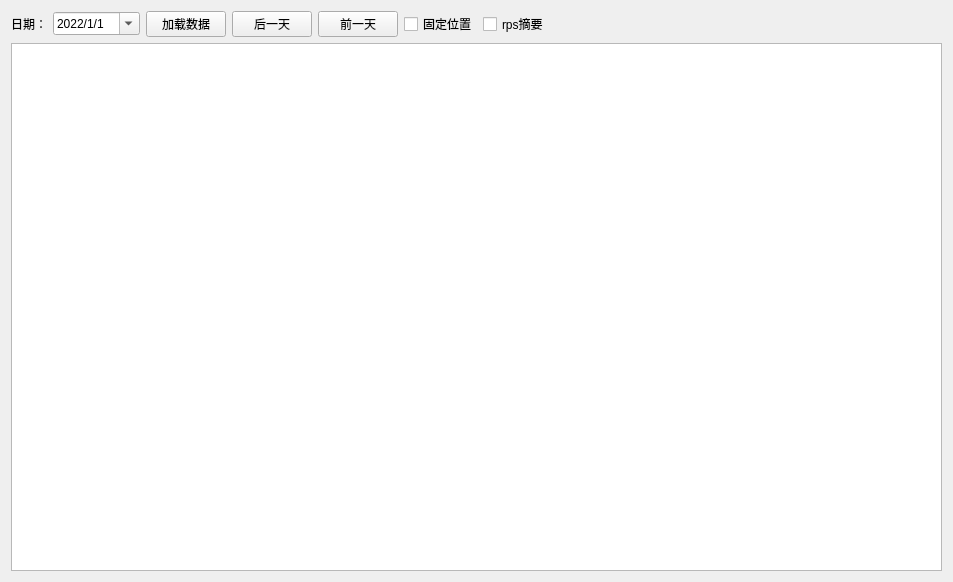
<?xml version="1.0" encoding="UTF-8"?>
<ui version="4.0">
 <class>Form</class>
 <widget class="QWidget" name="Form">
  <property name="geometry">
   <rect>
    <x>0</x>
    <y>0</y>
    <width>953</width>
    <height>582</height>
   </rect>
  </property>
  <property name="windowTitle">
   <string>Form</string>
  </property>
  <layout class="QVBoxLayout" name="verticalLayout_2">
   <item>
    <layout class="QVBoxLayout" name="verticalLayout">
     <item>
      <layout class="QHBoxLayout" name="horizontalLayout">
       <item>
        <widget class="QLabel" name="label">
         <property name="text">
          <string>日期：</string>
         </property>
        </widget>
       </item>
       <item>
        <widget class="QDateTimeEdit" name="dateTimeEdit">
         <property name="dateTime">
          <datetime>
           <hour>0</hour>
           <minute>0</minute>
           <second>0</second>
           <year>2022</year>
           <month>1</month>
           <day>1</day>
          </datetime>
         </property>
         <property name="date">
          <date>
           <year>2022</year>
           <month>1</month>
           <day>1</day>
          </date>
         </property>
         <property name="displayFormat">
          <string>yyyy/M/d</string>
         </property>
         <property name="calendarPopup">
          <bool>true</bool>
         </property>
        </widget>
       </item>
       <item>
        <widget class="QPushButton" name="pb_load">
         <property name="text">
          <string> 加载数据 </string>
         </property>
        </widget>
       </item>
       <item>
        <widget class="QPushButton" name="pb_add">
         <property name="sizePolicy">
          <sizepolicy hsizetype="Fixed" vsizetype="Fixed">
           <horstretch>0</horstretch>
           <verstretch>0</verstretch>
          </sizepolicy>
         </property>
         <property name="text">
          <string> 后一天 </string>
         </property>
        </widget>
       </item>
       <item>
        <widget class="QPushButton" name="pb_sub">
         <property name="sizePolicy">
          <sizepolicy hsizetype="Fixed" vsizetype="Fixed">
           <horstretch>0</horstretch>
           <verstretch>0</verstretch>
          </sizepolicy>
         </property>
         <property name="text">
          <string> 前一天 </string>
         </property>
        </widget>
       </item>
       <item>
        <widget class="QCheckBox" name="cb_block_sort">
         <property name="text">
          <string>固定位置</string>
         </property>
         <property name="checked">
          <bool>false</bool>
         </property>
         <property name="tristate">
          <bool>false</bool>
         </property>
        </widget>
       </item>
       <item>
        <widget class="QCheckBox" name="cb_show_rps">
         <property name="text">
          <string>rps摘要</string>
         </property>
        </widget>
       </item>
       <item>
        <spacer name="horizontalSpacer">
         <property name="orientation">
          <enum>Qt::Horizontal</enum>
         </property>
         <property name="sizeHint" stdset="0">
          <size>
           <width>40</width>
           <height>20</height>
          </size>
         </property>
        </spacer>
       </item>
      </layout>
     </item>
     <item>
      <widget class="QTableView" name="tableView">
       <property name="verticalScrollMode">
        <enum>QAbstractItemView::ScrollPerPixel</enum>
       </property>
       <property name="gridStyle">
        <enum>Qt::DotLine</enum>
       </property>
       <property name="sortingEnabled">
        <bool>true</bool>
       </property>
       <attribute name="horizontalHeaderStretchLastSection">
        <bool>false</bool>
       </attribute>
       <attribute name="verticalHeaderStretchLastSection">
        <bool>false</bool>
       </attribute>
      </widget>
     </item>
    </layout>
   </item>
  </layout>
 </widget>
 <resources/>
 <connections/>
</ui>
